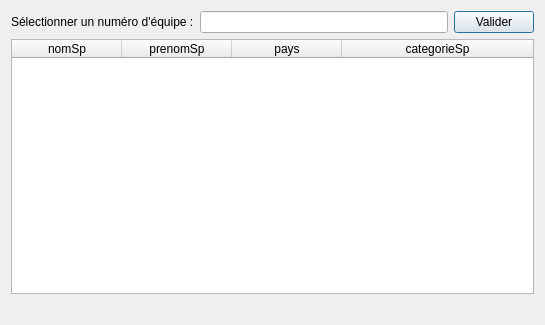
<?xml version="1.0" encoding="UTF-8"?>
<ui version="4.0">
 <class>fct_fournie_2</class>
 <widget class="QDialog" name="fct_fournie_2">
  <property name="geometry">
   <rect>
    <x>0</x>
    <y>0</y>
    <width>545</width>
    <height>325</height>
   </rect>
  </property>
  <property name="windowTitle">
   <string>Nom, prénom, pays, catégorie des sportifs d'une équipe</string>
  </property>
  <layout class="QVBoxLayout" name="verticalLayout">
   <item>
    <layout class="QHBoxLayout" name="horizontalLayout">
     <item>
      <widget class="QLabel" name="label">
       <property name="text">
        <string>Sélectionner un numéro d'équipe :</string>
       </property>
      </widget>
     </item>
     <item>
      <widget class="QLineEdit" name="lineEdit"/>
     </item>
     <item>
      <widget class="QPushButton" name="pushButton">
       <property name="text">
        <string>Valider</string>
       </property>
      </widget>
     </item>
    </layout>
   </item>
   <item>
    <widget class="QTableWidget" name="table_fct_fournie_2">
     <attribute name="horizontalHeaderMinimumSectionSize">
      <number>50</number>
     </attribute>
     <attribute name="horizontalHeaderDefaultSectionSize">
      <number>110</number>
     </attribute>
     <attribute name="horizontalHeaderStretchLastSection">
      <bool>true</bool>
     </attribute>
     <attribute name="verticalHeaderVisible">
      <bool>false</bool>
     </attribute>
     <column>
      <property name="text">
       <string>nomSp</string>
      </property>
     </column>
     <column>
      <property name="text">
       <string>prenomSp</string>
      </property>
     </column>
     <column>
      <property name="text">
       <string>pays</string>
      </property>
     </column>
     <column>
      <property name="text">
       <string>categorieSp</string>
      </property>
     </column>
    </widget>
   </item>
   <item>
    <widget class="QLabel" name="label_fct_fournie_2">
     <property name="text">
      <string/>
     </property>
     <property name="alignment">
      <set>Qt::AlignCenter</set>
     </property>
    </widget>
   </item>
  </layout>
 </widget>
 <resources/>
 <connections>
  <connection>
   <sender>pushButton</sender>
   <signal>clicked()</signal>
   <receiver>fct_fournie_2</receiver>
   <slot>refreshResult()</slot>
   <hints>
    <hint type="sourcelabel">
     <x>437</x>
     <y>21</y>
    </hint>
    <hint type="destinationlabel">
     <x>91</x>
     <y>1</y>
    </hint>
   </hints>
  </connection>
 </connections>
 <slots>
  <slot>refreshResult()</slot>
 </slots>
</ui>
